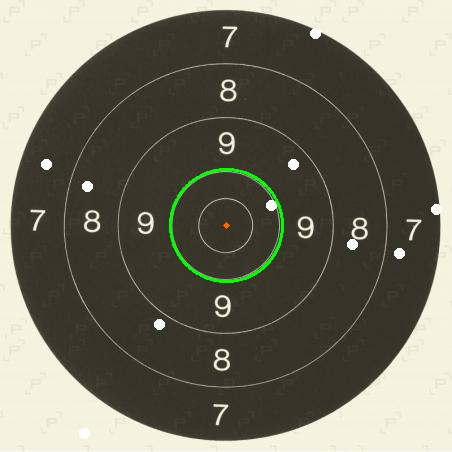
#> input picture Models/image_with_detected_circles.jpg, 452 x 452 px
$ python test_cv2_adjust.py
#> lines starting #> are read from the running program, lines starting #| are printed output that depends on the picture; after the words box and inside, x2 and y2 are one past the last pixel; in counts of white or black regions, pixels touching at a corner belong together

import cv2
import numpy as np

# Load the image
image = cv2.imread('image_with_detected_circles.jpg', cv2.IMREAD_COLOR)
#> image is the input picture: shape (452, 452, 3); mean B, G, R 97.6, 112.1, 114.5

# Convert to grayscale
gray = cv2.cvtColor(image, cv2.COLOR_BGR2GRAY)

# Apply a binary threshold to highlight the bright white areas (impacts)
_, thresh = cv2.threshold(gray, 200, 255, cv2.THRESH_BINARY)
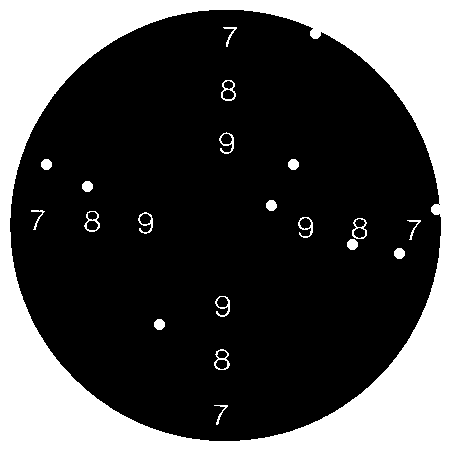
#> thresh: shape (452, 452); 29.6% white; 20 white regions, largest, box (x1, y1, x2, y2) and area: (0, 0, 452, 452) 58683, (214, 349, 230, 370) 114, (221, 80, 236, 101) 112

# Optional: Apply Gaussian Blur to reduce noise
blurred = cv2.GaussianBlur(thresh, (5, 5), 0)
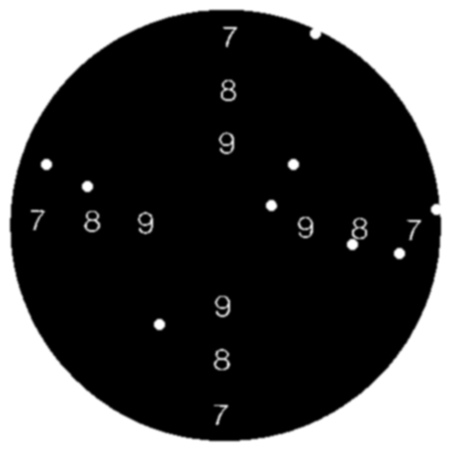
#> blurred: shape (452, 452); min 0, max 255, mean 75.5

# Detect circles using Hough Circle Transform, adjusted for smaller circles (impacts)
circles = cv2.HoughCircles(blurred,
                           cv2.HOUGH_GRADIENT, dp=1.2, minDist=1,
                           param1=25, param2=10, minRadius=0, maxRadius=7)
#> circles = 34 rows, first 8: [360.6, 232.2, 6.24], [399, 252.6, 5.52], [226.2, 94.2, 6.24], [46.2, 163.8, 5.52], [226.2, 138.6, 4.8], [305.4, 232.2, 6.24], [352.2, 244.2, 5.52], [222.6, 364.2, 6.24]

# Draw the detected circles (impacts) on the original image
if circles is not None:
    circles = np.round(circles[0, :]).astype("int")
#> circles = 34 rows, first 8: [361, 232, 6], [399, 253, 6], [226, 94, 6], [46, 164, 6], [226, 139, 5], [305, 232, 6], [352, 244, 6], [223, 364, 6]
    for circle in circles:
        x, y, r = circle
        print(r)
        # Draw the circle
        cv2.circle(image, (x, y), r, (0, 255, 0), 2)
        # Draw the center of the circle
        cv2.circle(image, (x, y), 1, (0, 0, 255), 3)
#> this loop made 34 passes
#> (x, y, r) on passes 1 to 12: (361, 232, 6), (399, 253, 6), (226, 94, 6), (46, 164, 6), (226, 139, 5), (305, 232, 6), (352, 244, 6), (223, 364, 6), (230, 94, 6), (293, 164, 6), (87, 187, 6), (159, 325, 6)
#| 6
#| 6
#| 6
#| 6
#| 5
#| 6
#| 6
#| 6
#> (further printed lines are left out)
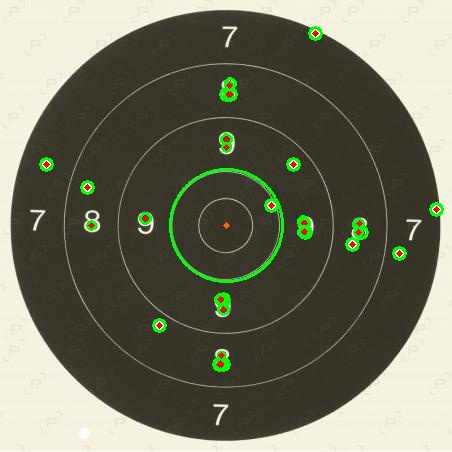
#> image: shape (452, 452, 3); 1.5% of pixels changed, all inside (x1, y1, x2, y2) = (39, 26, 444, 372)

# Save the modified image with detected impacts
cv2.imwrite('./output/impacts_detected.jpg', image)

# Display result (optional)
cv2.imshow('Detected Impacts', image)
cv2.waitKey(0)
cv2.destroyAllWindows()
